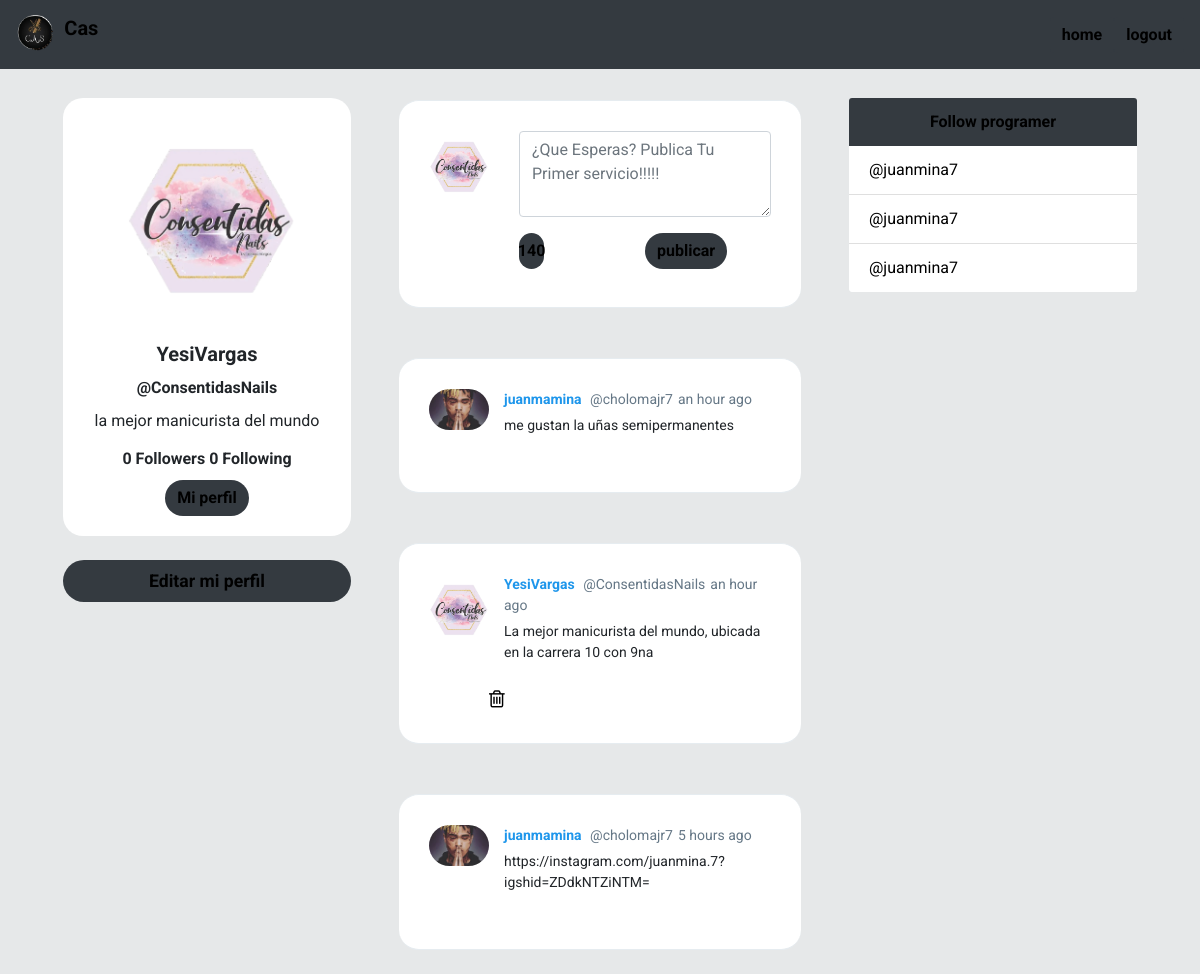
The app's page / (signed in) with its own data.
### cas/models.py (models this page shows, shortened)
class Profile(models.Model):
	user = models.OneToOneField(User, on_delete=models.CASCADE)
	bio = models.CharField(default='Hola, cas', max_length=100)
	image = models.ImageField(default='logo1.png')
	def following(self):
		user_ids = Relationship.objects.filter(from_user=self.user)\
									.values_list('to_user_id', flat=True)
		return User.objects.filter(id__in=user_ids)
	def followers(self):
		user_ids = Relationship.objects.filter(to_user=self.user)\
									.values_list('from_user_id', flat=True)
		return User.objects.filter(id__in=user_ids)

class Post(models.Model):
	timestamp = models.DateTimeField(default=timezone.now)
	content = models.TextField()
	user = models.ForeignKey(User, on_delete=models.CASCADE, related_name='posts')
	class Meta:
		ordering = ['-timestamp']

### cas/views.py (the view)
# urls.py: path('', views.home, name='home'),
@login_required
def home(request):
	posts = Post.objects.all()
	if request.method == 'POST':
		form = PostForm(request.POST)
		if form.is_valid():
			post = form.save(commit=False)
			post.user = request.user
			post.save()
			return redirect('home')
	else:
		form = PostForm()
	context = {'posts':posts, 'form' : form }
	return render(request, 'cas/newsfeed.html', context)

### cas/forms.py
class PostForm(forms.ModelForm):
	content = forms.CharField(widget=forms.Textarea(attrs={'class':'form-control w-100',
								'id':'contentsBox', 'rows':'3',
								'placeholder':'¿Que Esperas? Publica Tu Primer servicio!!!!!'}))
	class Meta:
		model = Post
		fields = ['content']

### cas/templates/cas/newsfeed.html (shortened to what this page needs)
{% extends 'cas/layout.html' %}
{% load humanize %}
{% block content %}
<div id="main" class="container-fluid d-flex">
    <div class="sidebar m-5 d-none d-md-block">
        <div class="">
            <div class="card " style="width: 18rem; text-align:center;border-radius: 20px;">
                <img class="card-img-top rounded-circle"
                    style="width:60%; position: relative;left: 62px;padding-top: 20px;"
                    src="{{ request.user.profile.image.url }}" alt="Card image cap">
                <div class="card-body">
                    <h5 class="card-title font-weight-bold">{{ request.user.first_name }}</h5>
                    <h6 class="card-title font-weight-bold">@{{ request.user }}</h6>
                    {% if request.user.profile.bio %}
                    <p class="card-text">{{ request.user.profile.bio }}</p>
                    {% else %}
                    <p class="card-text">No hay información de bio disponible</p>
                    {% endif %}
                    <h6 class="card-title font-weight-bold">
                        {{ request.user.profile.followers.count }} Followers
                        {{ request.user.profile.following.count }} Following
                    </h6>
                    <a href="{% url 'perfil' %}" class="btn  text- rounded-pill btn-dark bg-dark" style="color: rgb(0, 0, 0)">Mi perfil</a>
                </div>
            </div>
            <a href="{% url 'editar' %}" id="addATweetLeft" onclick="addTweet()" type="button"
                style="border-radius: 30px; font-size: 1.1rem; font-weight:bold; color: rgb(0, 0, 0)"
                class="btn btn-lg btn-block mt-4 text- btn-dark bg-dark " >Editar mi perfil</a>
        </div>
    </div>
    <div class="content">
        <div id="inputTweetArea" class="tweet-wrap">
            <div class="d-flex">
                <div class="col-xs">
                    <img src="{{ request.user.profile.image.url }}" alt="" class="avator">
                </div>
                <form class="col pr-0" method="post">
                    {{ form.content }}
                    <div class="container d-flex" style="padding: 1rem 0 0 0;">
                        <div id="leftBtn">
                            <div id="charBadge" class="badge-dark bg-dark badge badge-pill badge-primary ml-2"
                                style="display: flex;align-items: center;width: 20%;justify-content: center; ">
                                <div id="charCountArea" style="color: rgb(0, 0, 0)">140</div>
                            </div>
                        </div>
                        <div id="centerBtn">
                            <button class="btn rounded-pill btn-dark bg-dark" style="width: 100%; color: rgb(0, 0, 0)" >publicar</button>
                        </div>
                    </div>
                </form>
            </div>
        </div>
        {% for post in posts %}
        <div id="tweetCards">
            <div class="tweet-wrap" style="border-radius:20px">
                <div class="tweet-header">
                    <img src="{{ post.user.profile.image.url }}" alt="" class="avator">
                    <div class="tweet-header-info">
                        <a href="{% url 'profile' post.user %}">
                            {{ post.user.first_name }}
                        </a>
                        <span>@{{ post.user }}</span><span>{{ post.timestamp|naturaltime }}
                        </span>
                        <p>{{ post.content }}</p>
                    </div>
                </div>
                <div class="tweet-info-counts">
                    {% if request.user == post.user %}
                    <div class="trash">
                        <a href="{% url 'delete' post.id %}" style="background: rgb(255, 255, 255); border: none;">
                            <i class="fa fa-trash-o" style="color:#000000; font-size: 20px" aria-hidden="true"></i>
                        </a>
                    </div>
                    {% endif %}
                </div>
            </div>
        </div>
        {% endfor %}
    </div>
    <div class="sidebar-dark bg-sidebar m-5 d-none d-xl-block">
        <div class="card" style="width: 18rem;">
            <div class="card-header card-dark bg-dark" style="color: rgb(0, 0, 0)">
            Follow programer
            </div>
            <ul class="list-group list-group-flush">
                <li class="list-group-item"><a href="https://instagram.com/juanmina.7?igshid=ZDdkNTZiNTM=" style="text-decoration: none;color: #000000;">@juanmina7</a>
                </li>
                <li class="list-group-item"><a href="https://instagram.com/juanmina.7?igshid=ZDdkNTZiNTM=" style="text-decoration: none;color: #000000;">@juanmina7</a>
                </li>
                <li class="list-group-item"><a href="https://instagram.com/juanmina.7?igshid=ZDdkNTZiNTM=" style="text-decoration: none;color: #000000;">@juanmina7</a>
                </li>
            </ul>
        </div>
    </div>
</div>
<br>
{% endblock content %}

### cas/static/css/style.css (style rules this page uses)
body { background: #E6E8E9; ; font-family: 'Asap', sans-serif; font-family: 'Roboto', sans-serif; }
img { max-width: 100%; }
.avator { border-radius: 100px; width: 60px; margin-right: 15px; }
.card { border: none; }
.card-header { background-color: #1E96EB ; color: white; text-align: center; font-weight: bold; border: none; }
#main { justify-content: center; }
#inputTweetArea { border-radius: 20px; }
#leftBtn { width: 50%; text-align: left; padding: 0; }
.tweet-wrap { max-width: 490px; background: #fff; margin: 0 auto; margin-top: 50px; border-radius: 3px; padding: 30px; border-bottom: 1px solid #e6ecf0; border-top: 1px solid #e6ecf0; }
.tweet-header { display: flex; align-items: flex-start; font-size: 14px; }
.tweet-header-info { font-weight: bold; }
.tweet-header-info span { color: #657786; font-weight: normal; margin-left: 5px; }
.tweet-header-info p { font-weight: normal; margin-top: 5px; }
.tweet-info-counts { display: flex; margin-left: 60px; margin-top: 10px; }
.tweet-info-counts div { display: flex; margin-right: 20px; }
.btn { background-color: #1E96EB ; border-style: none; font-weight: bold; color: white; }
#charBadge { background-color: #1E96EB ; position: relative; left: -8px; font-size: 1rem; height: 100%; }
a:link { color: #1E96EB ; text-decoration: none; }

### records on screen
Post: user.profile.image (picture), user.first_name "juanmamina", user "cholomajr7", timestamp "an hour ago", content "me gustan la uñas semipermanentes"
Post: user.profile.image (picture), user.first_name "YesiVargas", user "ConsentidasNails", timestamp "an hour ago", content "La mejor manicurista del mundo, ubicada en la carrera 10 con 9na"
Post: user.profile.image (picture), user.first_name "juanmamina", user "cholomajr7", timestamp "5 hours ago", content "https://instagram.com/juanmina.7?igshid=ZDdkNTZiNTM="

### other values on screen
{{ request.user.first_name }} "YesiVargas"
{{ request.user }} "ConsentidasNails"
{{ request.user.profile.bio }} "la mejor manicurista del mundo"
{{ request.user.profile.followers.count }} "0"
{{ request.user.profile.following.count }} "0"
